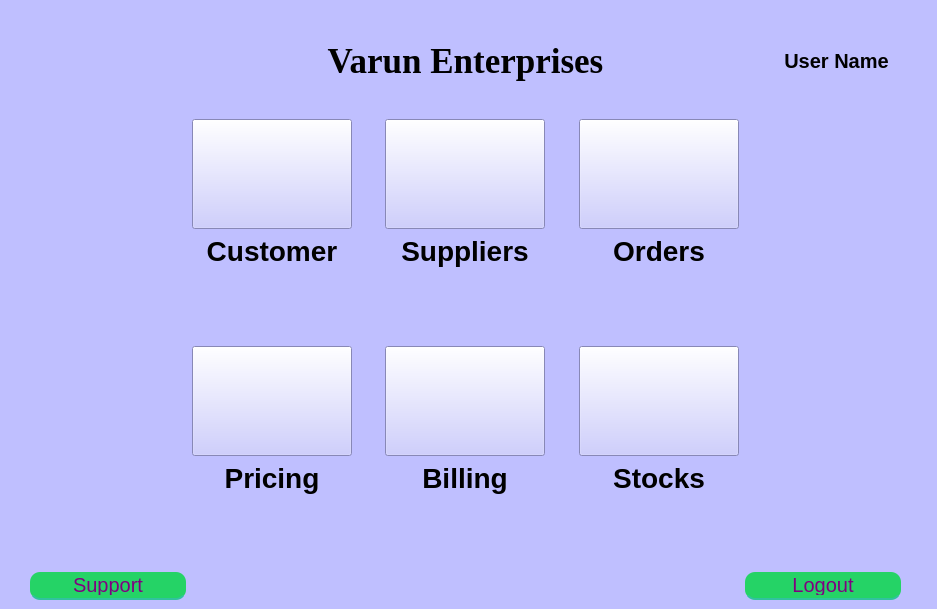
<?xml version="1.0" encoding="UTF-8"?>
<ui version="4.0">
 <class>Homepage</class>
 <widget class="QMainWindow" name="Homepage">
  <property name="geometry">
   <rect>
    <x>0</x>
    <y>0</y>
    <width>937</width>
    <height>609</height>
   </rect>
  </property>
  <property name="windowTitle">
   <string>Homepage</string>
  </property>
  <property name="styleSheet">
   <string notr="true">QMainWindow{
background-color: rgb(191, 191, 255);
}

QLabel{
font-size:28px;
font-family:&quot;Times New Roman&quot;;
font-weight: bold;
}

QPushButton {
background-color: rgb(191, 191, 255);
}


</string>
  </property>
  <widget class="QWidget" name="centralwidget">
   <layout class="QGridLayout" name="gridLayout">
    <item row="2" column="2">
     <widget class="QLabel" name="label_2">
      <property name="styleSheet">
       <string notr="true"/>
      </property>
      <property name="text">
       <string>Customer</string>
      </property>
      <property name="alignment">
       <set>Qt::AlignHCenter|Qt::AlignTop</set>
      </property>
     </widget>
    </item>
    <item row="2" column="0">
     <spacer name="horizontalSpacer_17">
      <property name="orientation">
       <enum>Qt::Horizontal</enum>
      </property>
      <property name="sizeHint" stdset="0">
       <size>
        <width>40</width>
        <height>20</height>
       </size>
      </property>
     </spacer>
    </item>
    <item row="0" column="2" colspan="5">
     <widget class="QLabel" name="label">
      <property name="font">
       <font>
        <family>Times New Roman</family>
        <pointsize>-1</pointsize>
        <weight>75</weight>
        <bold>true</bold>
       </font>
      </property>
      <property name="styleSheet">
       <string notr="true">font-size:35px;</string>
      </property>
      <property name="text">
       <string>Varun Enterprises</string>
      </property>
      <property name="alignment">
       <set>Qt::AlignCenter</set>
      </property>
     </widget>
    </item>
    <item row="8" column="8">
     <spacer name="horizontalSpacer_24">
      <property name="orientation">
       <enum>Qt::Horizontal</enum>
      </property>
      <property name="sizeHint" stdset="0">
       <size>
        <width>40</width>
        <height>20</height>
       </size>
      </property>
     </spacer>
    </item>
    <item row="2" column="5">
     <spacer name="horizontalSpacer_27">
      <property name="orientation">
       <enum>Qt::Horizontal</enum>
      </property>
      <property name="sizeHint" stdset="0">
       <size>
        <width>40</width>
        <height>20</height>
       </size>
      </property>
     </spacer>
    </item>
    <item row="6" column="5">
     <spacer name="horizontalSpacer_29">
      <property name="orientation">
       <enum>Qt::Horizontal</enum>
      </property>
      <property name="sizeHint" stdset="0">
       <size>
        <width>40</width>
        <height>20</height>
       </size>
      </property>
     </spacer>
    </item>
    <item row="6" column="0">
     <spacer name="horizontalSpacer_19">
      <property name="orientation">
       <enum>Qt::Horizontal</enum>
      </property>
      <property name="sizeHint" stdset="0">
       <size>
        <width>40</width>
        <height>20</height>
       </size>
      </property>
     </spacer>
    </item>
    <item row="8" column="0">
     <spacer name="horizontalSpacer_21">
      <property name="orientation">
       <enum>Qt::Horizontal</enum>
      </property>
      <property name="sizeHint" stdset="0">
       <size>
        <width>40</width>
        <height>20</height>
       </size>
      </property>
     </spacer>
    </item>
    <item row="6" column="7">
     <spacer name="horizontalSpacer_22">
      <property name="orientation">
       <enum>Qt::Horizontal</enum>
      </property>
      <property name="sizeHint" stdset="0">
       <size>
        <width>40</width>
        <height>20</height>
       </size>
      </property>
     </spacer>
    </item>
    <item row="1" column="8">
     <spacer name="horizontalSpacer_11">
      <property name="orientation">
       <enum>Qt::Horizontal</enum>
      </property>
      <property name="sizeHint" stdset="0">
       <size>
        <width>40</width>
        <height>20</height>
       </size>
      </property>
     </spacer>
    </item>
    <item row="2" column="8">
     <spacer name="horizontalSpacer_16">
      <property name="orientation">
       <enum>Qt::Horizontal</enum>
      </property>
      <property name="sizeHint" stdset="0">
       <size>
        <width>40</width>
        <height>20</height>
       </size>
      </property>
     </spacer>
    </item>
    <item row="2" column="7">
     <spacer name="horizontalSpacer_15">
      <property name="orientation">
       <enum>Qt::Horizontal</enum>
      </property>
      <property name="sizeHint" stdset="0">
       <size>
        <width>40</width>
        <height>20</height>
       </size>
      </property>
     </spacer>
    </item>
    <item row="2" column="3">
     <spacer name="horizontalSpacer_26">
      <property name="orientation">
       <enum>Qt::Horizontal</enum>
      </property>
      <property name="sizeHint" stdset="0">
       <size>
        <width>40</width>
        <height>20</height>
       </size>
      </property>
     </spacer>
    </item>
    <item row="0" column="0">
     <spacer name="horizontalSpacer_13">
      <property name="orientation">
       <enum>Qt::Horizontal</enum>
      </property>
      <property name="sizeHint" stdset="0">
       <size>
        <width>40</width>
        <height>20</height>
       </size>
      </property>
     </spacer>
    </item>
    <item row="1" column="7">
     <spacer name="horizontalSpacer_14">
      <property name="orientation">
       <enum>Qt::Horizontal</enum>
      </property>
      <property name="sizeHint" stdset="0">
       <size>
        <width>40</width>
        <height>20</height>
       </size>
      </property>
     </spacer>
    </item>
    <item row="3" column="1">
     <spacer name="horizontalSpacer_8">
      <property name="orientation">
       <enum>Qt::Horizontal</enum>
      </property>
      <property name="sizeHint" stdset="0">
       <size>
        <width>40</width>
        <height>20</height>
       </size>
      </property>
     </spacer>
    </item>
    <item row="1" column="1">
     <spacer name="horizontalSpacer_12">
      <property name="orientation">
       <enum>Qt::Horizontal</enum>
      </property>
      <property name="sizeHint" stdset="0">
       <size>
        <width>40</width>
        <height>20</height>
       </size>
      </property>
     </spacer>
    </item>
    <item row="3" column="0">
     <spacer name="horizontalSpacer_5">
      <property name="orientation">
       <enum>Qt::Horizontal</enum>
      </property>
      <property name="sizeHint" stdset="0">
       <size>
        <width>40</width>
        <height>20</height>
       </size>
      </property>
     </spacer>
    </item>
    <item row="3" column="8">
     <spacer name="horizontalSpacer_7">
      <property name="orientation">
       <enum>Qt::Horizontal</enum>
      </property>
      <property name="sizeHint" stdset="0">
       <size>
        <width>40</width>
        <height>20</height>
       </size>
      </property>
     </spacer>
    </item>
    <item row="1" column="0">
     <spacer name="horizontalSpacer_9">
      <property name="orientation">
       <enum>Qt::Horizontal</enum>
      </property>
      <property name="sizeHint" stdset="0">
       <size>
        <width>40</width>
        <height>20</height>
       </size>
      </property>
     </spacer>
    </item>
    <item row="6" column="1">
     <spacer name="horizontalSpacer_20">
      <property name="orientation">
       <enum>Qt::Horizontal</enum>
      </property>
      <property name="sizeHint" stdset="0">
       <size>
        <width>40</width>
        <height>20</height>
       </size>
      </property>
     </spacer>
    </item>
    <item row="3" column="7">
     <spacer name="horizontalSpacer_6">
      <property name="orientation">
       <enum>Qt::Horizontal</enum>
      </property>
      <property name="sizeHint" stdset="0">
       <size>
        <width>40</width>
        <height>20</height>
       </size>
      </property>
     </spacer>
    </item>
    <item row="6" column="2">
     <widget class="QLabel" name="label_5">
      <property name="text">
       <string>Pricing</string>
      </property>
      <property name="alignment">
       <set>Qt::AlignHCenter|Qt::AlignTop</set>
      </property>
     </widget>
    </item>
    <item row="6" column="6">
     <widget class="QLabel" name="label_7">
      <property name="text">
       <string>Stocks</string>
      </property>
      <property name="alignment">
       <set>Qt::AlignHCenter|Qt::AlignTop</set>
      </property>
     </widget>
    </item>
    <item row="2" column="4">
     <widget class="QLabel" name="label_3">
      <property name="text">
       <string>Suppliers</string>
      </property>
      <property name="alignment">
       <set>Qt::AlignHCenter|Qt::AlignTop</set>
      </property>
     </widget>
    </item>
    <item row="1" column="5">
     <spacer name="horizontalSpacer_2">
      <property name="orientation">
       <enum>Qt::Horizontal</enum>
      </property>
      <property name="sizeHint" stdset="0">
       <size>
        <width>40</width>
        <height>20</height>
       </size>
      </property>
     </spacer>
    </item>
    <item row="3" column="3">
     <spacer name="horizontalSpacer_3">
      <property name="orientation">
       <enum>Qt::Horizontal</enum>
      </property>
      <property name="sizeHint" stdset="0">
       <size>
        <width>40</width>
        <height>20</height>
       </size>
      </property>
     </spacer>
    </item>
    <item row="6" column="3">
     <spacer name="horizontalSpacer_28">
      <property name="orientation">
       <enum>Qt::Horizontal</enum>
      </property>
      <property name="sizeHint" stdset="0">
       <size>
        <width>40</width>
        <height>20</height>
       </size>
      </property>
     </spacer>
    </item>
    <item row="0" column="1">
     <spacer name="horizontalSpacer_30">
      <property name="orientation">
       <enum>Qt::Horizontal</enum>
      </property>
      <property name="sizeHint" stdset="0">
       <size>
        <width>40</width>
        <height>20</height>
       </size>
      </property>
     </spacer>
    </item>
    <item row="8" column="2" colspan="5">
     <spacer name="horizontalSpacer_25">
      <property name="orientation">
       <enum>Qt::Horizontal</enum>
      </property>
      <property name="sizeHint" stdset="0">
       <size>
        <width>40</width>
        <height>20</height>
       </size>
      </property>
     </spacer>
    </item>
    <item row="6" column="8">
     <spacer name="horizontalSpacer_23">
      <property name="orientation">
       <enum>Qt::Horizontal</enum>
      </property>
      <property name="sizeHint" stdset="0">
       <size>
        <width>40</width>
        <height>20</height>
       </size>
      </property>
     </spacer>
    </item>
    <item row="8" column="1">
     <widget class="QPushButton" name="supportButton">
      <property name="sizePolicy">
       <sizepolicy hsizetype="Fixed" vsizetype="Fixed">
        <horstretch>0</horstretch>
        <verstretch>0</verstretch>
       </sizepolicy>
      </property>
      <property name="minimumSize">
       <size>
        <width>0</width>
        <height>28</height>
       </size>
      </property>
      <property name="maximumSize">
       <size>
        <width>16777215</width>
        <height>28</height>
       </size>
      </property>
      <property name="styleSheet">
       <string notr="true">QPushButton {
	width: 150%;
height:20px;
	padding: 3%;
	background:#25D366;
	border-bottom: 2px solid #30C29E;
	border-top-style: none;
	border-right-style: none;
	border-left-style: none;	
	color: #fff;
 border-radius: 10px;
font-size:20px;
color:purple;
}
QPushButton:pressed {
    background: darkgreen;
}
</string>
      </property>
      <property name="text">
       <string>Support</string>
      </property>
     </widget>
    </item>
    <item row="6" column="4">
     <widget class="QLabel" name="label_6">
      <property name="text">
       <string>Billing</string>
      </property>
      <property name="alignment">
       <set>Qt::AlignHCenter|Qt::AlignTop</set>
      </property>
     </widget>
    </item>
    <item row="2" column="6">
     <widget class="QLabel" name="label_4">
      <property name="text">
       <string>Orders</string>
      </property>
      <property name="alignment">
       <set>Qt::AlignHCenter|Qt::AlignTop</set>
      </property>
     </widget>
    </item>
    <item row="1" column="3">
     <spacer name="horizontalSpacer">
      <property name="orientation">
       <enum>Qt::Horizontal</enum>
      </property>
      <property name="sizeHint" stdset="0">
       <size>
        <width>40</width>
        <height>20</height>
       </size>
      </property>
     </spacer>
    </item>
    <item row="3" column="5">
     <spacer name="horizontalSpacer_4">
      <property name="orientation">
       <enum>Qt::Horizontal</enum>
      </property>
      <property name="sizeHint" stdset="0">
       <size>
        <width>40</width>
        <height>20</height>
       </size>
      </property>
     </spacer>
    </item>
    <item row="2" column="1">
     <spacer name="horizontalSpacer_18">
      <property name="orientation">
       <enum>Qt::Horizontal</enum>
      </property>
      <property name="sizeHint" stdset="0">
       <size>
        <width>40</width>
        <height>20</height>
       </size>
      </property>
     </spacer>
    </item>
    <item row="8" column="7">
     <widget class="QPushButton" name="logoutButton">
      <property name="sizePolicy">
       <sizepolicy hsizetype="Fixed" vsizetype="Fixed">
        <horstretch>0</horstretch>
        <verstretch>0</verstretch>
       </sizepolicy>
      </property>
      <property name="minimumSize">
       <size>
        <width>0</width>
        <height>28</height>
       </size>
      </property>
      <property name="maximumSize">
       <size>
        <width>16777215</width>
        <height>28</height>
       </size>
      </property>
      <property name="styleSheet">
       <string notr="true">QPushButton {
	width: 150%;
height:20px;
	padding: 3%;
	background:#25D366;
	border-bottom: 2px solid #30C29E;
	border-top-style: none;
	border-right-style: none;
	border-left-style: none;	
	color: #fff;
 border-radius: 10px;
font-size:20px;
color:purple;
}
QPushButton:pressed {
    background: darkgreen;
}
</string>
      </property>
      <property name="text">
       <string>Logout</string>
      </property>
     </widget>
    </item>
    <item row="1" column="2">
     <widget class="QPushButton" name="customerButton">
      <property name="sizePolicy">
       <sizepolicy hsizetype="Fixed" vsizetype="Fixed">
        <horstretch>0</horstretch>
        <verstretch>0</verstretch>
       </sizepolicy>
      </property>
      <property name="minimumSize">
       <size>
        <width>160</width>
        <height>110</height>
       </size>
      </property>
      <property name="maximumSize">
       <size>
        <width>160</width>
        <height>110</height>
       </size>
      </property>
      <property name="styleSheet">
       <string notr="true"/>
      </property>
      <property name="text">
       <string/>
      </property>
      <property name="icon">
       <iconset>
        <normalon>:/Homepage/Homepage/Customer.png</normalon>
       </iconset>
      </property>
      <property name="iconSize">
       <size>
        <width>150</width>
        <height>150</height>
       </size>
      </property>
     </widget>
    </item>
    <item row="1" column="4">
     <widget class="QPushButton" name="suppliersButton">
      <property name="sizePolicy">
       <sizepolicy hsizetype="Fixed" vsizetype="Fixed">
        <horstretch>0</horstretch>
        <verstretch>0</verstretch>
       </sizepolicy>
      </property>
      <property name="minimumSize">
       <size>
        <width>160</width>
        <height>110</height>
       </size>
      </property>
      <property name="maximumSize">
       <size>
        <width>160</width>
        <height>110</height>
       </size>
      </property>
      <property name="text">
       <string/>
      </property>
      <property name="icon">
       <iconset>
        <normalon>:/Homepage/Homepage/Supplier.png</normalon>
       </iconset>
      </property>
      <property name="iconSize">
       <size>
        <width>150</width>
        <height>100</height>
       </size>
      </property>
     </widget>
    </item>
    <item row="1" column="6">
     <widget class="QPushButton" name="ordersButton">
      <property name="sizePolicy">
       <sizepolicy hsizetype="Fixed" vsizetype="Fixed">
        <horstretch>0</horstretch>
        <verstretch>0</verstretch>
       </sizepolicy>
      </property>
      <property name="minimumSize">
       <size>
        <width>160</width>
        <height>110</height>
       </size>
      </property>
      <property name="maximumSize">
       <size>
        <width>160</width>
        <height>110</height>
       </size>
      </property>
      <property name="text">
       <string/>
      </property>
      <property name="icon">
       <iconset>
        <normalon>:/Homepage/Homepage/Orders.png</normalon>
       </iconset>
      </property>
      <property name="iconSize">
       <size>
        <width>150</width>
        <height>100</height>
       </size>
      </property>
     </widget>
    </item>
    <item row="3" column="2">
     <widget class="QPushButton" name="pricingButton">
      <property name="minimumSize">
       <size>
        <width>160</width>
        <height>110</height>
       </size>
      </property>
      <property name="maximumSize">
       <size>
        <width>160</width>
        <height>110</height>
       </size>
      </property>
      <property name="text">
       <string/>
      </property>
      <property name="icon">
       <iconset>
        <normalon>:/Homepage/Homepage/Pricing.png</normalon>
       </iconset>
      </property>
      <property name="iconSize">
       <size>
        <width>150</width>
        <height>100</height>
       </size>
      </property>
     </widget>
    </item>
    <item row="3" column="4">
     <widget class="QPushButton" name="billingButton">
      <property name="sizePolicy">
       <sizepolicy hsizetype="Fixed" vsizetype="Fixed">
        <horstretch>0</horstretch>
        <verstretch>0</verstretch>
       </sizepolicy>
      </property>
      <property name="minimumSize">
       <size>
        <width>160</width>
        <height>110</height>
       </size>
      </property>
      <property name="maximumSize">
       <size>
        <width>160</width>
        <height>110</height>
       </size>
      </property>
      <property name="text">
       <string/>
      </property>
      <property name="icon">
       <iconset>
        <normalon>:/Homepage/Homepage/Billing.png</normalon>
       </iconset>
      </property>
      <property name="iconSize">
       <size>
        <width>150</width>
        <height>100</height>
       </size>
      </property>
     </widget>
    </item>
    <item row="3" column="6">
     <widget class="QPushButton" name="stocksButton">
      <property name="minimumSize">
       <size>
        <width>160</width>
        <height>110</height>
       </size>
      </property>
      <property name="maximumSize">
       <size>
        <width>160</width>
        <height>110</height>
       </size>
      </property>
      <property name="text">
       <string/>
      </property>
      <property name="icon">
       <iconset>
        <normalon>:/Homepage/Homepage/Stock.png</normalon>
       </iconset>
      </property>
      <property name="iconSize">
       <size>
        <width>150</width>
        <height>100</height>
       </size>
      </property>
     </widget>
    </item>
    <item row="0" column="7" colspan="2">
     <widget class="QLabel" name="usernameLabel">
      <property name="styleSheet">
       <string notr="true">font-size:20px;</string>
      </property>
      <property name="text">
       <string>User Name</string>
      </property>
      <property name="alignment">
       <set>Qt::AlignCenter</set>
      </property>
     </widget>
    </item>
   </layout>
  </widget>
  <widget class="QMenuBar" name="menubar">
   <property name="geometry">
    <rect>
     <x>0</x>
     <y>0</y>
     <width>937</width>
     <height>21</height>
    </rect>
   </property>
  </widget>
 </widget>
 <tabstops>
  <tabstop>supportButton</tabstop>
  <tabstop>logoutButton</tabstop>
 </tabstops>
 <resources>
  <include location="rec.qrc"/>
 </resources>
 <connections/>
</ui>
